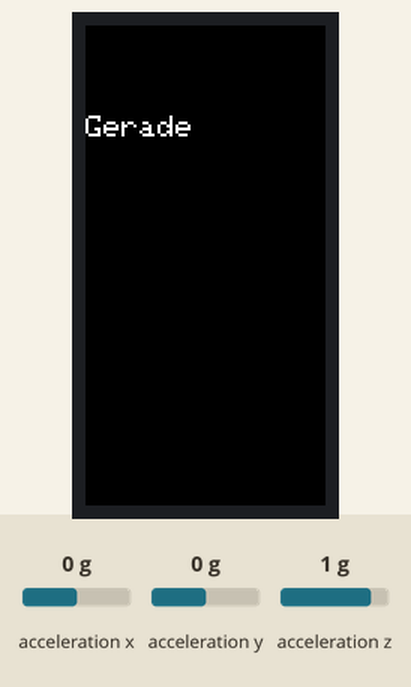
A sketch run on a simulated ESP32. Shown: 80×160 colour display. Inputs (shaded band) come from the test bench; at power-on: acceleration x 0 g, acceleration y 0 g, acceleration z 1 g. What the sketch prints to the serial monitor is not drawn.

Above: at 1.3 s.
1.4 s: acceleration x set to -1.4 g
At 2.0 s:
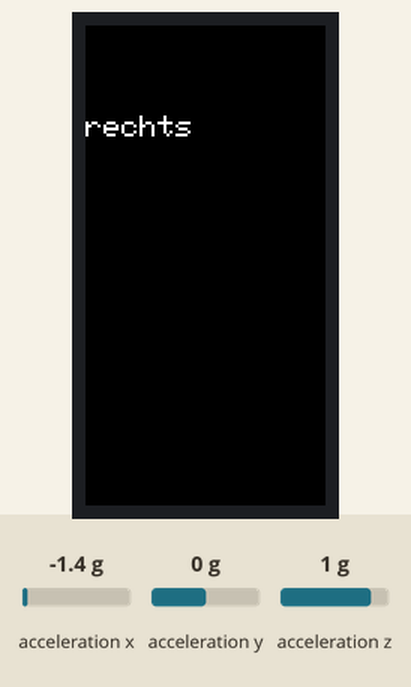
2.9 s: acceleration x set to 0.8 g
At 4.0 s:
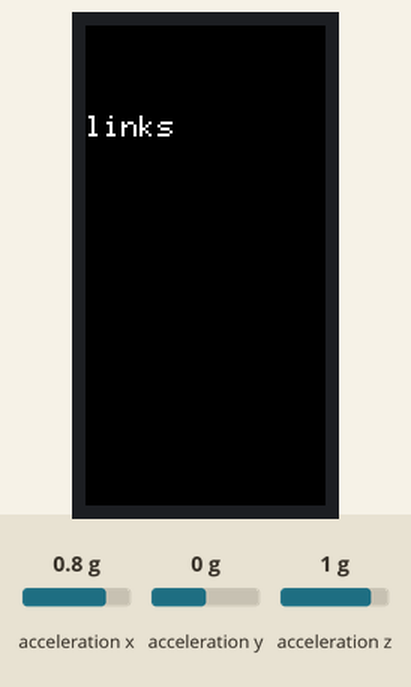
4.4 s: acceleration x set to -0.8 g
At 4.8 s:
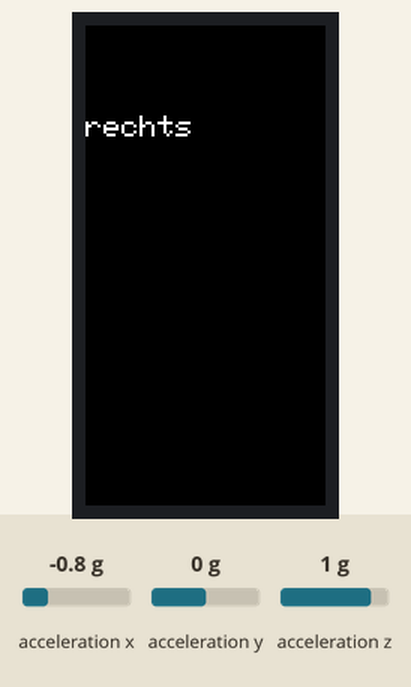
5.9 s: acceleration x set to 0 g
At 6.8 s:
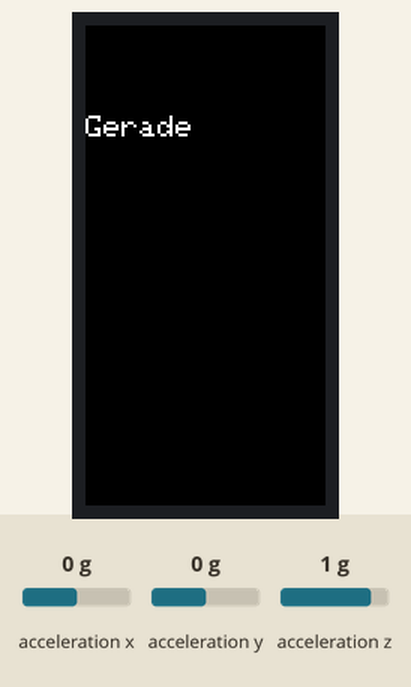
7.4 s: acceleration x set to 1.4 g
At 8.3 s:
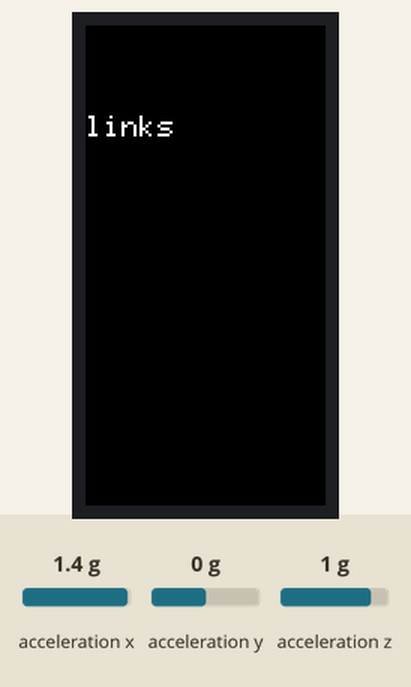
8.9 s: acceleration x set to 0.1 g
At 10.3 s:
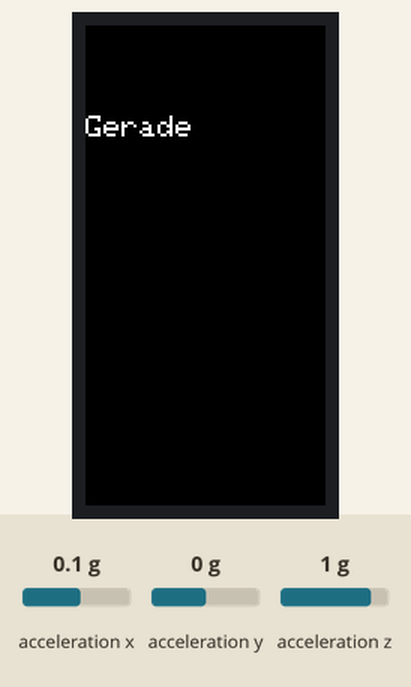
Timing chart, 0 to 11.4 s (numbered marks = the images above; inputs shaded):
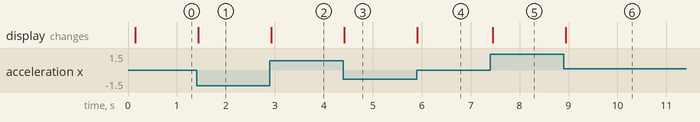

Measured:
- after the input at 1.4 s, the display: changes at once (image 1)
- after the input at 2.9 s, the display: changes at once (image 2)
- after the input at 4.4 s, the display: changes at once (image 3)
- after the input at 5.9 s, the display: changes at once (image 4)
- after the input at 7.4 s, the display: changes after 0.05 s (image 5)
- after the input at 8.9 s, the display: changes at once (image 6)

The sketch:

controller.ino
```cpp
#include <M5StickC.h>
#include <esp_now.h>
#include <WiFi.h>


float x,y,z;

uint8_t recvAddress[] = {0x40,0x91,0x51,0x51,0x34,0xF2};
esp_now_peer_info_t peerInfo;

typedef struct struct_data {
  float x;
  float y;
  float z;
} struct_data;

struct_data accelValues;


void sentCb(const uint8_t *mac_addr, esp_now_send_status_t status){
  Serial.println(status == ESP_NOW_SEND_SUCCESS ? "ESP-NOW: Success": "ESP-NOW: Failed");
}

void setup() {
  WiFi.mode(WIFI_STA);
  M5.begin();
  M5.IMU.Init();

  esp_now_init();

  esp_now_register_send_cb(sentCb);
  Serial.println("Initialized successfully");

  memcpy(peerInfo.peer_addr, recvAddress, 6);
  peerInfo.channel = 0;
  peerInfo.encrypt = false;

  if(esp_now_add_peer(&peerInfo) != ESP_OK){
    Serial.println("ESP-NOW: Failed to add peer");
    return;
  }
}

void loop() {
  M5.IMU.getAccelData(&accelValues.x, &accelValues.y, &accelValues.z);
  if(accelValues.x > 0.25){
    M5.Lcd.setCursor(0,30);
    M5.Lcd.print("links ");
  }
  if(accelValues.x < -0.25){
    M5.Lcd.setCursor(0,30);
    M5.Lcd.print("rechts");
  }

  if (accelValues.x < 0.25 && accelValues.x > -0.25) {
    M5.Lcd.setCursor(0,30);
    M5.Lcd.print("Gerade");
  }

  if(accelValues.z < 0.90 && accelValues.y > 0.25){
    M5.Lcd.setCursor(0,30);
    M5.Lcd.print("Hinten");
  }

  if(accelValues.z < 0.90 && accelValues.y < -0.25){
    M5.Lcd.setCursor(0,30);
    M5.Lcd.print("Vorne");
  }


  esp_err_t res = esp_now_send(recvAddress, (uint8_t *) &accelValues, sizeof(accelValues));
  delay(50);
}
```
